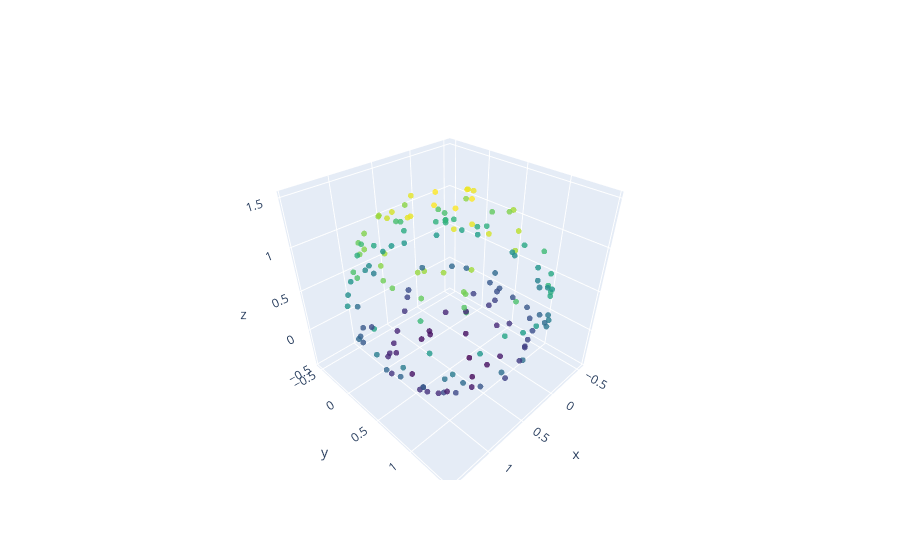

The notebook cell this image was saved under:
### Code cell
import plotly.graph_objects as go
# import numpy as np

# # 创建一些三维数据
# x = np.random.rand(100)
# y = np.random.rand(100)
# z = np.random.rand(100)

# 创建三维散点图
fig = go.Figure(data=[go.Scatter3d(x=x, y=y, z=z,
                                  mode='markers',
                                  marker=dict(
                                      size=2,
                                      color=z,  # 根据z值设置颜色
                                      colorscale='Viridis',
                                      opacity=0.8
                                  ))])

# 设置图形的标题和坐标轴标签
# fig.update_layout(title='3D Scatter Plot',
#                   xaxis_title='X Axis',
#                   yaxis_title='Y Axis',
#                   zaxis_title='Z Axis')

# 显示图形
fig.show()

### Figure 1 — Plotly figure (JSON) as saved in the notebook; plotly's stock layout.template omitted (floating-point values rounded to 4 significant figures; data arrays with more than 128 entries replaced by an {"elided": "..."} marker saying what was removed)
{"data": [{"marker": {"color": {"elided": "162 float values"}, "colorscale": [[0, "#440154"], [0.1111, "#482878"], [0.2222, "#3e4989"], [0.3333, "#31688e"], [0.4444, "#26828e"], [0.5556, "#1f9e89"], [0.6667, "#35b779"], [0.7778, "#6ece58"], [0.8889, "#b5de2b"], [1, "#fde725"]], "opacity": 0.8, "size": 2}, "mode": "markers", "type": "scatter3d", "x": {"elided": "162 float values"}, "y": {"elided": "162 float values"}, "z": {"elided": "162 float values"}}], "layout": {}}
